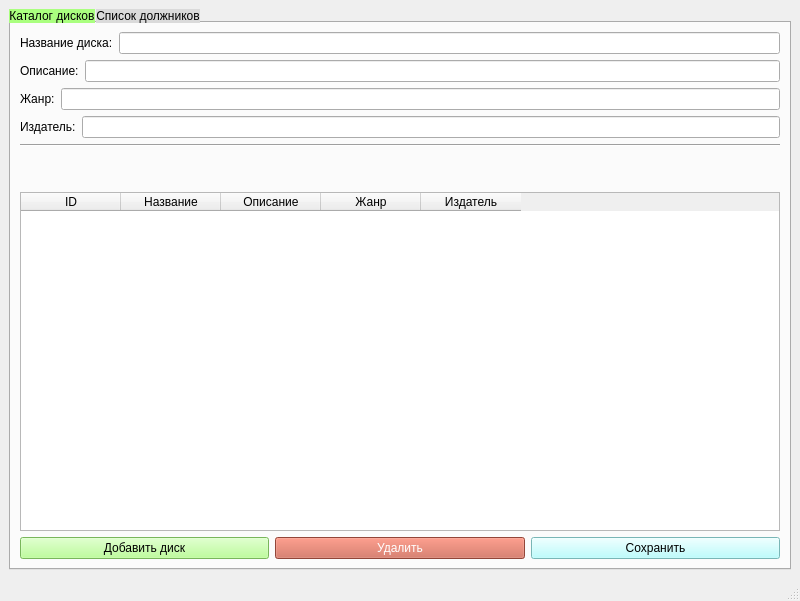
<?xml version="1.0" encoding="UTF-8"?>
<ui version="4.0">
 <class>MainWindow</class>
 <widget class="QMainWindow" name="MainWindow">
  <property name="geometry">
   <rect>
    <x>0</x>
    <y>0</y>
    <width>800</width>
    <height>601</height>
   </rect>
  </property>
  <property name="windowTitle">
   <string>MainWindow</string>
  </property>
  <widget class="QWidget" name="centralwidget">
   <layout class="QVBoxLayout" name="verticalLayout">
    <item>
     <widget class="QTabWidget" name="CD_catalog">
      <property name="cursor">
       <cursorShape>PointingHandCursor</cursorShape>
      </property>
      <property name="styleSheet">
       <string notr="true">QTabWidget::pine
{
	border: 1px;
	border-radius: 15px;
    border-style: outset;
    border-width: 2px;
    border-radius: 10px;
    min-width: 10em;
    padding: 6px;
	
	background-color: rgb(127, 191, 191);
}

QTabBar::tab
{
	background-color: rgb(218, 218, 218);
	min-width: 40ex;
	min-height: 8ex;
	margin-left: 1px;
    left: -1px;
}

QTabBar::tab::selected
{
	background-color: rgb(170, 255, 127);
	font: 75 8pt &quot;MS Shell Dlg 2&quot;;
}</string>
      </property>
      <property name="currentIndex">
       <number>0</number>
      </property>
      <widget class="QWidget" name="CD">
       <attribute name="title">
        <string>Каталог дисков</string>
       </attribute>
       <layout class="QVBoxLayout" name="verticalLayout_3">
        <item>
         <layout class="QVBoxLayout" name="verticalLayout_2">
          <item>
           <layout class="QVBoxLayout" name="verticalLayout_7">
            <item>
             <layout class="QHBoxLayout" name="horizontalLayout_10">
              <item>
               <widget class="QLabel" name="label_4">
                <property name="text">
                 <string>Название диска:</string>
                </property>
               </widget>
              </item>
              <item>
               <widget class="QLineEdit" name="cd_name"/>
              </item>
             </layout>
            </item>
            <item>
             <layout class="QHBoxLayout" name="horizontalLayout_9">
              <item>
               <widget class="QLabel" name="label_5">
                <property name="text">
                 <string>Описание:</string>
                </property>
               </widget>
              </item>
              <item>
               <widget class="QLineEdit" name="cd_descript"/>
              </item>
             </layout>
            </item>
            <item>
             <layout class="QHBoxLayout" name="horizontalLayout_8">
              <item>
               <widget class="QLabel" name="label_6">
                <property name="text">
                 <string>Жанр:</string>
                </property>
               </widget>
              </item>
              <item>
               <widget class="QLineEdit" name="cd_genre"/>
              </item>
             </layout>
            </item>
            <item>
             <layout class="QHBoxLayout" name="horizontalLayout_7">
              <item>
               <widget class="QLabel" name="label_7">
                <property name="text">
                 <string>Издатель:</string>
                </property>
               </widget>
              </item>
              <item>
               <widget class="QLineEdit" name="cd_pub"/>
              </item>
             </layout>
            </item>
            <item>
             <layout class="QHBoxLayout" name="horizontalLayout_6"/>
            </item>
           </layout>
          </item>
          <item>
           <widget class="Line" name="line">
            <property name="orientation">
             <enum>Qt::Horizontal</enum>
            </property>
           </widget>
          </item>
          <item>
           <widget class="QLabel" name="label_message_cd">
            <property name="font">
             <font>
              <pointsize>8</pointsize>
              <weight>50</weight>
              <bold>false</bold>
             </font>
            </property>
            <property name="text">
             <string/>
            </property>
           </widget>
          </item>
          <item>
           <widget class="QLabel" name="message_cd">
            <property name="text">
             <string/>
            </property>
           </widget>
          </item>
          <item>
           <widget class="QTableWidget" name="cd_table">
            <column>
             <property name="text">
              <string>ID</string>
             </property>
            </column>
            <column>
             <property name="text">
              <string>Название</string>
             </property>
            </column>
            <column>
             <property name="text">
              <string>Описание</string>
             </property>
            </column>
            <column>
             <property name="text">
              <string>Жанр</string>
             </property>
            </column>
            <column>
             <property name="text">
              <string>Издатель</string>
             </property>
            </column>
           </widget>
          </item>
          <item>
           <layout class="QHBoxLayout" name="horizontalLayout">
            <item>
             <widget class="QPushButton" name="btn_add_cd">
              <property name="cursor">
               <cursorShape>PointingHandCursor</cursorShape>
              </property>
              <property name="styleSheet">
               <string notr="true">background-color: rgb(170, 255, 127);</string>
              </property>
              <property name="text">
               <string>Добавить диск</string>
              </property>
             </widget>
            </item>
            <item>
             <widget class="QPushButton" name="btn_del_cd">
              <property name="palette">
               <palette>
                <active>
                 <colorrole role="WindowText">
                  <brush brushstyle="SolidPattern">
                   <color alpha="255">
                    <red>255</red>
                    <green>255</green>
                    <blue>255</blue>
                   </color>
                  </brush>
                 </colorrole>
                 <colorrole role="Button">
                  <brush brushstyle="SolidPattern">
                   <color alpha="255">
                    <red>204</red>
                    <green>97</green>
                    <blue>78</blue>
                   </color>
                  </brush>
                 </colorrole>
                 <colorrole role="Text">
                  <brush brushstyle="SolidPattern">
                   <color alpha="255">
                    <red>255</red>
                    <green>255</green>
                    <blue>255</blue>
                   </color>
                  </brush>
                 </colorrole>
                 <colorrole role="ButtonText">
                  <brush brushstyle="SolidPattern">
                   <color alpha="255">
                    <red>255</red>
                    <green>255</green>
                    <blue>255</blue>
                   </color>
                  </brush>
                 </colorrole>
                 <colorrole role="Base">
                  <brush brushstyle="SolidPattern">
                   <color alpha="255">
                    <red>204</red>
                    <green>97</green>
                    <blue>78</blue>
                   </color>
                  </brush>
                 </colorrole>
                 <colorrole role="Window">
                  <brush brushstyle="SolidPattern">
                   <color alpha="255">
                    <red>204</red>
                    <green>97</green>
                    <blue>78</blue>
                   </color>
                  </brush>
                 </colorrole>
                 <colorrole role="ToolTipText">
                  <brush brushstyle="SolidPattern">
                   <color alpha="255">
                    <red>255</red>
                    <green>255</green>
                    <blue>255</blue>
                   </color>
                  </brush>
                 </colorrole>
                </active>
                <inactive>
                 <colorrole role="WindowText">
                  <brush brushstyle="SolidPattern">
                   <color alpha="255">
                    <red>255</red>
                    <green>255</green>
                    <blue>255</blue>
                   </color>
                  </brush>
                 </colorrole>
                 <colorrole role="Button">
                  <brush brushstyle="SolidPattern">
                   <color alpha="255">
                    <red>204</red>
                    <green>97</green>
                    <blue>78</blue>
                   </color>
                  </brush>
                 </colorrole>
                 <colorrole role="Text">
                  <brush brushstyle="SolidPattern">
                   <color alpha="255">
                    <red>255</red>
                    <green>255</green>
                    <blue>255</blue>
                   </color>
                  </brush>
                 </colorrole>
                 <colorrole role="ButtonText">
                  <brush brushstyle="SolidPattern">
                   <color alpha="255">
                    <red>255</red>
                    <green>255</green>
                    <blue>255</blue>
                   </color>
                  </brush>
                 </colorrole>
                 <colorrole role="Base">
                  <brush brushstyle="SolidPattern">
                   <color alpha="255">
                    <red>204</red>
                    <green>97</green>
                    <blue>78</blue>
                   </color>
                  </brush>
                 </colorrole>
                 <colorrole role="Window">
                  <brush brushstyle="SolidPattern">
                   <color alpha="255">
                    <red>204</red>
                    <green>97</green>
                    <blue>78</blue>
                   </color>
                  </brush>
                 </colorrole>
                 <colorrole role="ToolTipText">
                  <brush brushstyle="SolidPattern">
                   <color alpha="255">
                    <red>255</red>
                    <green>255</green>
                    <blue>255</blue>
                   </color>
                  </brush>
                 </colorrole>
                </inactive>
                <disabled>
                 <colorrole role="WindowText">
                  <brush brushstyle="SolidPattern">
                   <color alpha="255">
                    <red>120</red>
                    <green>120</green>
                    <blue>120</blue>
                   </color>
                  </brush>
                 </colorrole>
                 <colorrole role="Button">
                  <brush brushstyle="SolidPattern">
                   <color alpha="255">
                    <red>204</red>
                    <green>97</green>
                    <blue>78</blue>
                   </color>
                  </brush>
                 </colorrole>
                 <colorrole role="Text">
                  <brush brushstyle="SolidPattern">
                   <color alpha="255">
                    <red>120</red>
                    <green>120</green>
                    <blue>120</blue>
                   </color>
                  </brush>
                 </colorrole>
                 <colorrole role="ButtonText">
                  <brush brushstyle="SolidPattern">
                   <color alpha="255">
                    <red>120</red>
                    <green>120</green>
                    <blue>120</blue>
                   </color>
                  </brush>
                 </colorrole>
                 <colorrole role="Base">
                  <brush brushstyle="SolidPattern">
                   <color alpha="255">
                    <red>204</red>
                    <green>97</green>
                    <blue>78</blue>
                   </color>
                  </brush>
                 </colorrole>
                 <colorrole role="Window">
                  <brush brushstyle="SolidPattern">
                   <color alpha="255">
                    <red>204</red>
                    <green>97</green>
                    <blue>78</blue>
                   </color>
                  </brush>
                 </colorrole>
                 <colorrole role="ToolTipText">
                  <brush brushstyle="SolidPattern">
                   <color alpha="255">
                    <red>255</red>
                    <green>255</green>
                    <blue>255</blue>
                   </color>
                  </brush>
                 </colorrole>
                </disabled>
               </palette>
              </property>
              <property name="cursor">
               <cursorShape>PointingHandCursor</cursorShape>
              </property>
              <property name="styleSheet">
               <string notr="true">background-color: rgb(204, 97, 78);</string>
              </property>
              <property name="text">
               <string>Удалить</string>
              </property>
             </widget>
            </item>
            <item>
             <widget class="QPushButton" name="btn_save_cd">
              <property name="cursor">
               <cursorShape>PointingHandCursor</cursorShape>
              </property>
              <property name="styleSheet">
               <string notr="true">background-color: rgb(170, 255, 255);</string>
              </property>
              <property name="text">
               <string>Сохранить</string>
              </property>
             </widget>
            </item>
           </layout>
          </item>
         </layout>
        </item>
       </layout>
      </widget>
      <widget class="QWidget" name="Theaters">
       <attribute name="title">
        <string>Список должников</string>
       </attribute>
       <layout class="QVBoxLayout" name="verticalLayout_5">
        <item>
         <layout class="QVBoxLayout" name="verticalLayout_4">
          <item>
           <layout class="QVBoxLayout" name="verticalLayout_6">
            <item>
             <layout class="QHBoxLayout" name="horizontalLayout_5">
              <item>
               <widget class="QLabel" name="label_3">
                <property name="text">
                 <string>Имя должника:</string>
                </property>
               </widget>
              </item>
              <item>
               <widget class="QLineEdit" name="debtor_name"/>
              </item>
             </layout>
            </item>
            <item>
             <layout class="QHBoxLayout" name="horizontalLayout_4">
              <item>
               <widget class="QLabel" name="label_2">
                <property name="text">
                 <string>Диск:</string>
                </property>
               </widget>
              </item>
              <item>
               <widget class="QComboBox" name="comboBox_cd"/>
              </item>
             </layout>
            </item>
            <item>
             <layout class="QHBoxLayout" name="horizontalLayout_3">
              <item>
               <widget class="QLabel" name="label">
                <property name="text">
                 <string>Дата:</string>
                </property>
               </widget>
              </item>
              <item>
               <widget class="QDateEdit" name="debtor_date">
                <property name="displayFormat">
                 <string>dd.MM.yyyy</string>
                </property>
               </widget>
              </item>
             </layout>
            </item>
           </layout>
          </item>
          <item>
           <widget class="Line" name="line_2">
            <property name="orientation">
             <enum>Qt::Horizontal</enum>
            </property>
           </widget>
          </item>
          <item>
           <widget class="QLabel" name="label_message_dep">
            <property name="font">
             <font>
              <pointsize>8</pointsize>
              <weight>50</weight>
              <bold>false</bold>
             </font>
            </property>
            <property name="text">
             <string/>
            </property>
           </widget>
          </item>
          <item>
           <widget class="QLabel" name="message_debtor">
            <property name="text">
             <string/>
            </property>
           </widget>
          </item>
          <item>
           <widget class="QTableWidget" name="debtor_table">
            <column>
             <property name="text">
              <string>ID</string>
             </property>
            </column>
            <column>
             <property name="text">
              <string>Имя</string>
             </property>
            </column>
            <column>
             <property name="text">
              <string>ID Диска</string>
             </property>
            </column>
            <column>
             <property name="text">
              <string>Дата</string>
             </property>
            </column>
           </widget>
          </item>
          <item>
           <layout class="QHBoxLayout" name="horizontalLayout_2">
            <item>
             <widget class="QPushButton" name="btn_add_deptor">
              <property name="cursor">
               <cursorShape>PointingHandCursor</cursorShape>
              </property>
              <property name="styleSheet">
               <string notr="true">background-color: rgb(170, 255, 127);</string>
              </property>
              <property name="text">
               <string>Добавить должника</string>
              </property>
             </widget>
            </item>
            <item>
             <widget class="QPushButton" name="btn_del_deptor">
              <property name="palette">
               <palette>
                <active>
                 <colorrole role="Button">
                  <brush brushstyle="SolidPattern">
                   <color alpha="255">
                    <red>204</red>
                    <green>97</green>
                    <blue>78</blue>
                   </color>
                  </brush>
                 </colorrole>
                 <colorrole role="ButtonText">
                  <brush brushstyle="SolidPattern">
                   <color alpha="255">
                    <red>255</red>
                    <green>255</green>
                    <blue>255</blue>
                   </color>
                  </brush>
                 </colorrole>
                 <colorrole role="Base">
                  <brush brushstyle="SolidPattern">
                   <color alpha="255">
                    <red>204</red>
                    <green>97</green>
                    <blue>78</blue>
                   </color>
                  </brush>
                 </colorrole>
                 <colorrole role="Window">
                  <brush brushstyle="SolidPattern">
                   <color alpha="255">
                    <red>204</red>
                    <green>97</green>
                    <blue>78</blue>
                   </color>
                  </brush>
                 </colorrole>
                </active>
                <inactive>
                 <colorrole role="Button">
                  <brush brushstyle="SolidPattern">
                   <color alpha="255">
                    <red>204</red>
                    <green>97</green>
                    <blue>78</blue>
                   </color>
                  </brush>
                 </colorrole>
                 <colorrole role="ButtonText">
                  <brush brushstyle="SolidPattern">
                   <color alpha="255">
                    <red>255</red>
                    <green>255</green>
                    <blue>255</blue>
                   </color>
                  </brush>
                 </colorrole>
                 <colorrole role="Base">
                  <brush brushstyle="SolidPattern">
                   <color alpha="255">
                    <red>204</red>
                    <green>97</green>
                    <blue>78</blue>
                   </color>
                  </brush>
                 </colorrole>
                 <colorrole role="Window">
                  <brush brushstyle="SolidPattern">
                   <color alpha="255">
                    <red>204</red>
                    <green>97</green>
                    <blue>78</blue>
                   </color>
                  </brush>
                 </colorrole>
                </inactive>
                <disabled>
                 <colorrole role="Button">
                  <brush brushstyle="SolidPattern">
                   <color alpha="255">
                    <red>204</red>
                    <green>97</green>
                    <blue>78</blue>
                   </color>
                  </brush>
                 </colorrole>
                 <colorrole role="ButtonText">
                  <brush brushstyle="SolidPattern">
                   <color alpha="255">
                    <red>120</red>
                    <green>120</green>
                    <blue>120</blue>
                   </color>
                  </brush>
                 </colorrole>
                 <colorrole role="Base">
                  <brush brushstyle="SolidPattern">
                   <color alpha="255">
                    <red>204</red>
                    <green>97</green>
                    <blue>78</blue>
                   </color>
                  </brush>
                 </colorrole>
                 <colorrole role="Window">
                  <brush brushstyle="SolidPattern">
                   <color alpha="255">
                    <red>204</red>
                    <green>97</green>
                    <blue>78</blue>
                   </color>
                  </brush>
                 </colorrole>
                </disabled>
               </palette>
              </property>
              <property name="cursor">
               <cursorShape>PointingHandCursor</cursorShape>
              </property>
              <property name="styleSheet">
               <string notr="true">background-color: rgb(204, 97, 78);</string>
              </property>
              <property name="text">
               <string>Удалить</string>
              </property>
             </widget>
            </item>
            <item>
             <widget class="QPushButton" name="btn_save_deptor">
              <property name="cursor">
               <cursorShape>PointingHandCursor</cursorShape>
              </property>
              <property name="styleSheet">
               <string notr="true">background-color: rgb(170, 255, 255);</string>
              </property>
              <property name="text">
               <string>Сохранить</string>
              </property>
             </widget>
            </item>
           </layout>
          </item>
         </layout>
        </item>
       </layout>
      </widget>
     </widget>
    </item>
   </layout>
  </widget>
  <widget class="QMenuBar" name="menubar">
   <property name="geometry">
    <rect>
     <x>0</x>
     <y>0</y>
     <width>800</width>
     <height>26</height>
    </rect>
   </property>
  </widget>
  <widget class="QStatusBar" name="statusbar"/>
 </widget>
 <resources/>
 <connections/>
</ui>
